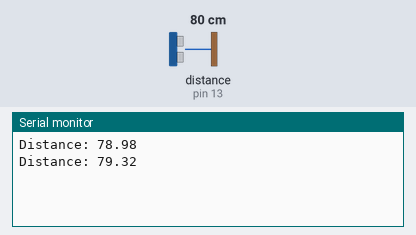
A sketch run on a simulated Arduino Uno, built with avr-gcc and run on an emulated ATmega328P. On the bench: the last lines printed to the serial monitor. Wiring (inferred from the names in the program): ultrasonic range finder: trigger pin 12; echo pin 13. The inputs (shaded band) are chosen by the test bench; at power-on: distance to the obstacle (sensor on pin 13) 80 cm. The echo pulse lasts 58.3 µs per cm.

Above: at 1.8 s.
1.9 s: distance to the obstacle (sensor on pin 13) set to 2 cm
At 2.4 s:
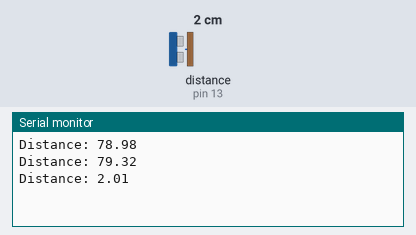
3.4 s: distance to the obstacle (sensor on pin 13) set to 4 cm
At 4.8 s:
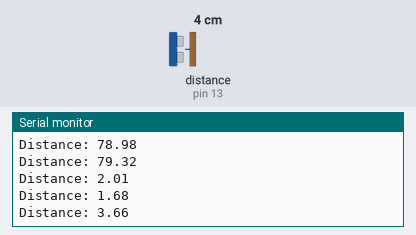
Timing chart, 0 to 6.4 s (numbered marks = the images above; inputs shaded):
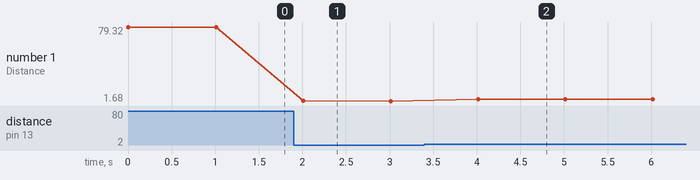

Measured:
- after the input at 1.9 s, the serial monitor: prints a new line after 0.11 s (image 1)
- after the input at 3.4 s, the serial monitor: prints a new line after 0.61 s (image 2)
- plotted number 1: 79.32 → 1.68 after the input at 1.9 s, 1.68 → 3.66 after the input at 3.4 s

The sketch:

ultrasonic.ino
```cpp
const int trigpin=12;
const int echopin=13;

long duration;
float distance;
int v1 = A0;
int g1 = A1;

void setup() {

pinMode(trigpin,OUTPUT);
pinMode(echopin,INPUT);
Serial.begin(9600);
  digitalWrite(g1, 0);
  digitalWrite(v1, 1);

  // put your setup code here, to run once:

}

void loop() {
  // put your main code here, to run repeatedly:
int cm;
digitalWrite(trigpin,LOW);

delayMicroseconds(2);

digitalWrite(trigpin,HIGH);
delayMicroseconds(10);
digitalWrite(trigpin,LOW);

duration=pulseIn(echopin,HIGH);

distance=duration*0.034/2;

Serial.print("Distance: ");
Serial.println(distance);
delay(1000);


}
```
